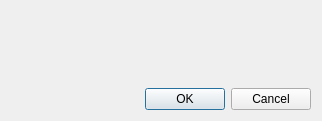
<?xml version="1.0" encoding="UTF-8"?>
<ui version="4.0">
 <class>Dialog</class>
 <widget class="QDialog" name="Dialog">
  <property name="geometry">
   <rect>
    <x>0</x>
    <y>0</y>
    <width>318</width>
    <height>121</height>
   </rect>
  </property>
  <property name="sizePolicy">
   <sizepolicy hsizetype="Fixed" vsizetype="Fixed">
    <horstretch>0</horstretch>
    <verstretch>0</verstretch>
   </sizepolicy>
  </property>
  <property name="windowTitle">
   <string>Dialog</string>
  </property>
  <layout class="QVBoxLayout" name="verticalLayout">
   <item>
    <widget class="QLabel" name="label">
     <property name="sizePolicy">
      <sizepolicy hsizetype="Preferred" vsizetype="Preferred">
       <horstretch>0</horstretch>
       <verstretch>100</verstretch>
      </sizepolicy>
     </property>
     <property name="minimumSize">
      <size>
       <width>300</width>
       <height>0</height>
      </size>
     </property>
     <property name="maximumSize">
      <size>
       <width>300</width>
       <height>16777215</height>
      </size>
     </property>
     <property name="font">
      <font>
       <pointsize>10</pointsize>
      </font>
     </property>
     <property name="text">
      <string/>
     </property>
     <property name="wordWrap">
      <bool>true</bool>
     </property>
     <property name="margin">
      <number>0</number>
     </property>
     <property name="indent">
      <number>-1</number>
     </property>
     <property name="textInteractionFlags">
      <set>Qt::LinksAccessibleByMouse</set>
     </property>
    </widget>
   </item>
   <item>
    <widget class="QDialogButtonBox" name="buttonBox">
     <property name="sizePolicy">
      <sizepolicy hsizetype="Minimum" vsizetype="Minimum">
       <horstretch>0</horstretch>
       <verstretch>0</verstretch>
      </sizepolicy>
     </property>
     <property name="orientation">
      <enum>Qt::Horizontal</enum>
     </property>
     <property name="standardButtons">
      <set>QDialogButtonBox::Cancel|QDialogButtonBox::Ok</set>
     </property>
    </widget>
   </item>
  </layout>
 </widget>
 <resources/>
 <connections>
  <connection>
   <sender>buttonBox</sender>
   <signal>accepted()</signal>
   <receiver>Dialog</receiver>
   <slot>accept()</slot>
   <hints>
    <hint type="sourcelabel">
     <x>248</x>
     <y>254</y>
    </hint>
    <hint type="destinationlabel">
     <x>157</x>
     <y>274</y>
    </hint>
   </hints>
  </connection>
  <connection>
   <sender>buttonBox</sender>
   <signal>rejected()</signal>
   <receiver>Dialog</receiver>
   <slot>reject()</slot>
   <hints>
    <hint type="sourcelabel">
     <x>316</x>
     <y>260</y>
    </hint>
    <hint type="destinationlabel">
     <x>286</x>
     <y>274</y>
    </hint>
   </hints>
  </connection>
 </connections>
</ui>
